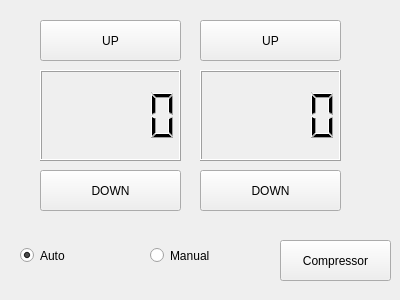
<?xml version="1.0" encoding="UTF-8"?>
<ui version="4.0">
 <class>Form</class>
 <widget class="QWidget" name="Form">
  <property name="geometry">
   <rect>
    <x>0</x>
    <y>0</y>
    <width>400</width>
    <height>300</height>
   </rect>
  </property>
  <property name="windowTitle">
   <string>Airbag Control</string>
  </property>
  <property name="styleSheet">
   <string notr="true">F</string>
  </property>
  <widget class="QLCDNumber" name="leftDisp">
   <property name="geometry">
    <rect>
     <x>40</x>
     <y>70</y>
     <width>141</width>
     <height>91</height>
    </rect>
   </property>
  </widget>
  <widget class="QLCDNumber" name="rightDisp">
   <property name="geometry">
    <rect>
     <x>200</x>
     <y>70</y>
     <width>141</width>
     <height>91</height>
    </rect>
   </property>
  </widget>
  <widget class="QPushButton" name="leftInc">
   <property name="geometry">
    <rect>
     <x>40</x>
     <y>20</y>
     <width>141</width>
     <height>41</height>
    </rect>
   </property>
   <property name="text">
    <string>UP</string>
   </property>
  </widget>
  <widget class="QPushButton" name="rtInc">
   <property name="geometry">
    <rect>
     <x>200</x>
     <y>20</y>
     <width>141</width>
     <height>41</height>
    </rect>
   </property>
   <property name="text">
    <string>UP</string>
   </property>
  </widget>
  <widget class="QPushButton" name="leftDec">
   <property name="geometry">
    <rect>
     <x>40</x>
     <y>170</y>
     <width>141</width>
     <height>41</height>
    </rect>
   </property>
   <property name="text">
    <string>DOWN</string>
   </property>
  </widget>
  <widget class="QPushButton" name="rtDec">
   <property name="geometry">
    <rect>
     <x>200</x>
     <y>170</y>
     <width>141</width>
     <height>41</height>
    </rect>
   </property>
   <property name="autoFillBackground">
    <bool>false</bool>
   </property>
   <property name="styleSheet">
    <string notr="true"/>
   </property>
   <property name="text">
    <string>DOWN</string>
   </property>
   <property name="autoDefault">
    <bool>false</bool>
   </property>
   <property name="flat">
    <bool>false</bool>
   </property>
  </widget>
  <widget class="QRadioButton" name="autoSel">
   <property name="geometry">
    <rect>
     <x>20</x>
     <y>240</y>
     <width>131</width>
     <height>31</height>
    </rect>
   </property>
   <property name="text">
    <string>Auto</string>
   </property>
   <property name="iconSize">
    <size>
     <width>25</width>
     <height>25</height>
    </size>
   </property>
   <property name="checked">
    <bool>true</bool>
   </property>
  </widget>
  <widget class="QRadioButton" name="manSel">
   <property name="geometry">
    <rect>
     <x>150</x>
     <y>240</y>
     <width>131</width>
     <height>31</height>
    </rect>
   </property>
   <property name="text">
    <string>Manual</string>
   </property>
   <property name="iconSize">
    <size>
     <width>25</width>
     <height>25</height>
    </size>
   </property>
  </widget>
  <widget class="QPushButton" name="pumpCont">
   <property name="geometry">
    <rect>
     <x>280</x>
     <y>240</y>
     <width>111</width>
     <height>41</height>
    </rect>
   </property>
   <property name="text">
    <string>Compressor</string>
   </property>
  </widget>
  <widget class="QLabel" name="label">
   <property name="geometry">
    <rect>
     <x>70</x>
     <y>220</y>
     <width>191</width>
     <height>21</height>
    </rect>
   </property>
   <property name="font">
    <font>
     <family>Terminal</family>
     <pointsize>14</pointsize>
    </font>
   </property>
   <property name="text">
    <string/>
   </property>
  </widget>
 </widget>
 <resources/>
 <connections/>
</ui>
